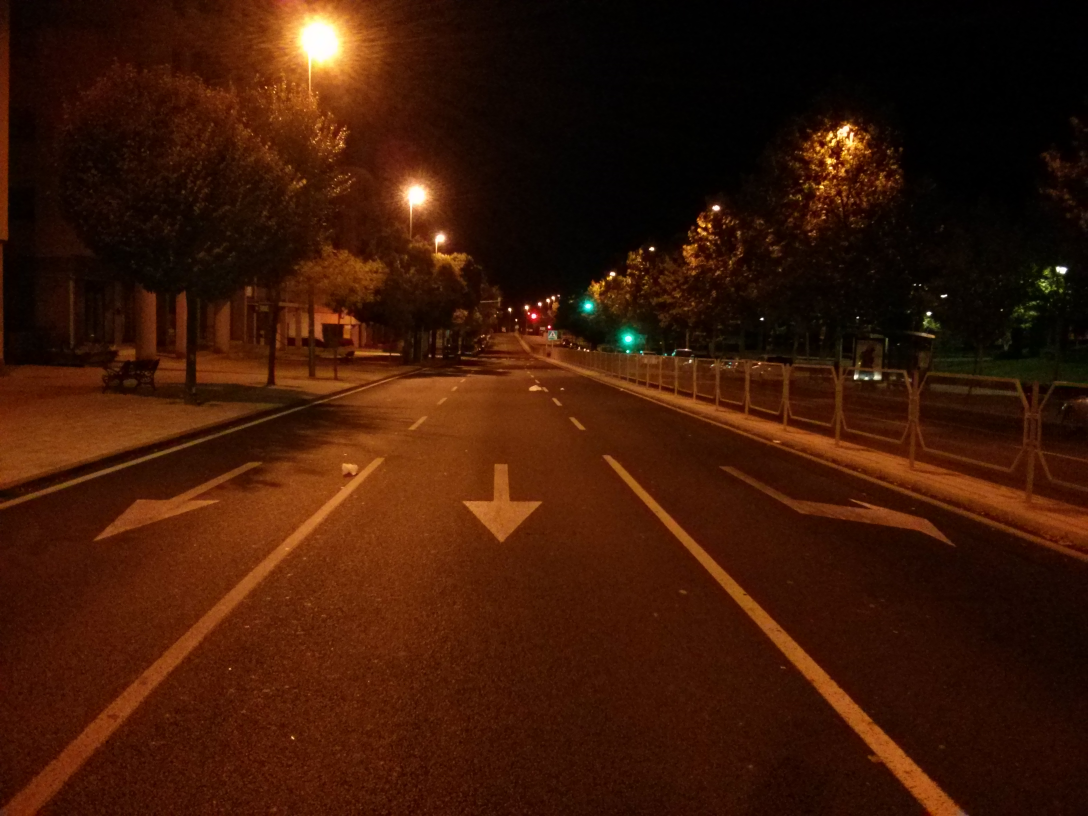
#> input picture dataset_sample/n/r1.jpg, 3264 x 2448 px, given in place of traffic.mp4, which was not available (shown at 1/3 size)
$ python test.py
#> lines starting #> are read from the running program, lines starting #| are printed output that depends on the picture

import cv2
import numpy

cap         = cv2.VideoCapture('dataset_sample/traffic.mp4')
car_cascade = cv2.CascadeClassifier('dataset_sample/classifier/cascade.xml')

while True:
    ret, img = cap.read()
#> img is the input picture: shape (2448, 3264, 3); mean B, G, R 6.6, 24.5, 61.2

    gray     = cv2.cvtColor(img, cv2.COLOR_BGR2GRAY)
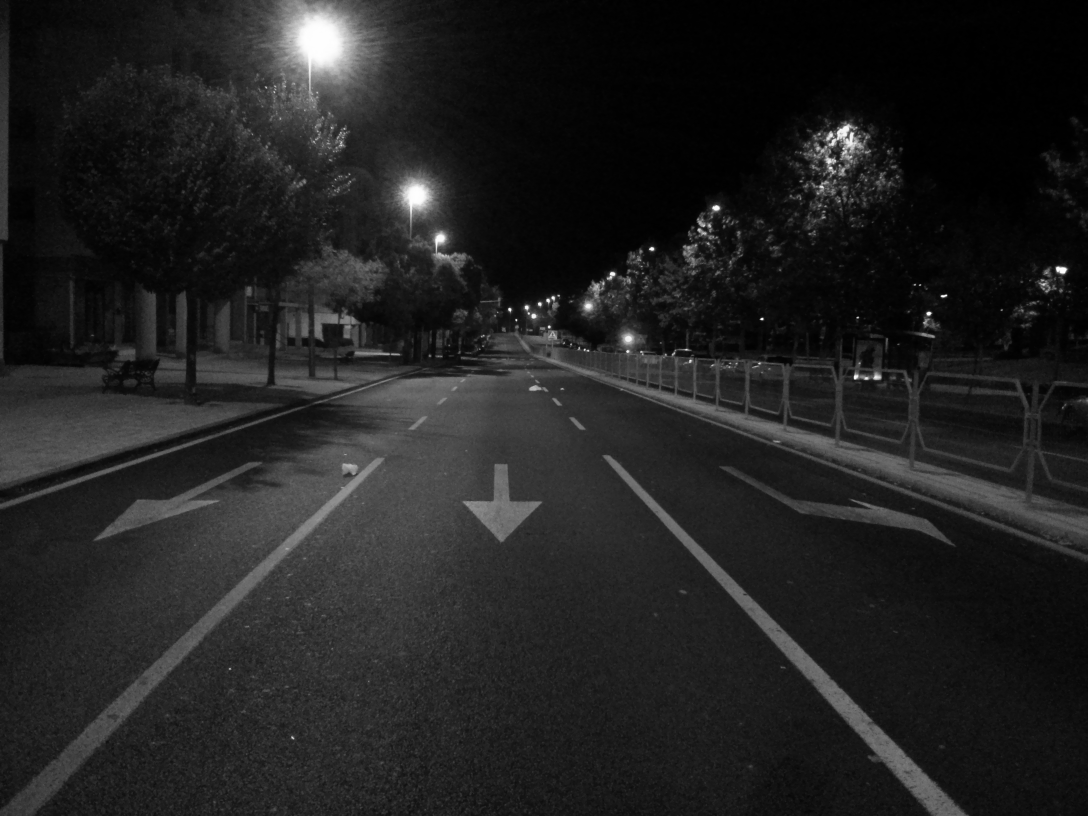
#> gray: shape (2448, 3264) (shown at 1/3 size); min 0, max 255, mean 33.4
    cars     = car_cascade.detectMultiScale(gray, 1.5, 2)
#> cars = ()

    for (x, y, w, h) in cars:
        cv2.rectangle(img, (x, y), (x + w, y + h), (225, 0, 0), 2)
#> this loop made 0 passes

    scale_percent = 60
    width         = int(img.shape[1] * scale_percent / 100)
#> width = 1958
    height        = int(img.shape[0] * scale_percent / 100)
#> height = 1468
    dim           = (width, height)
#> dim = (1958, 1468)
    resized       = cv2.resize(img, dim, interpolation = cv2.INTER_AREA)

    cv2.imshow('img', resized)
    if cv2.waitKey(20) & 0xFF == ord('q'):
#> (key q is pressed here)
        break

cap.release()
cv2.destroyAllWindows()

$ run again, on dataset_sample/n/r10.jpg
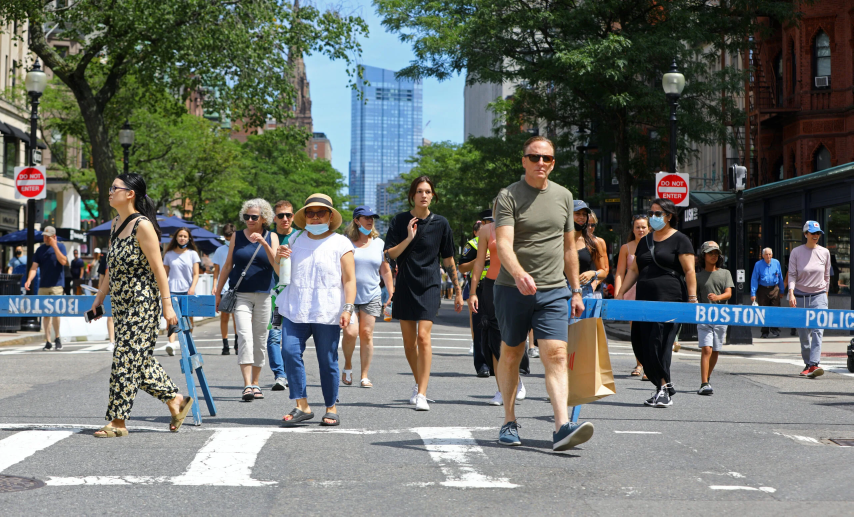
#> input picture dataset_sample/n/r10.jpg, 2560 x 1549 px, given in place of traffic.mp4, which was not available (shown at 1/3 size)
#> img is the input picture: shape (1549, 2560, 3); mean B, G, R 106.9, 112.2, 108.1
#> `gray     = cv2.cvtColor(img, cv2.COLOR_BGR2GRAY)`:
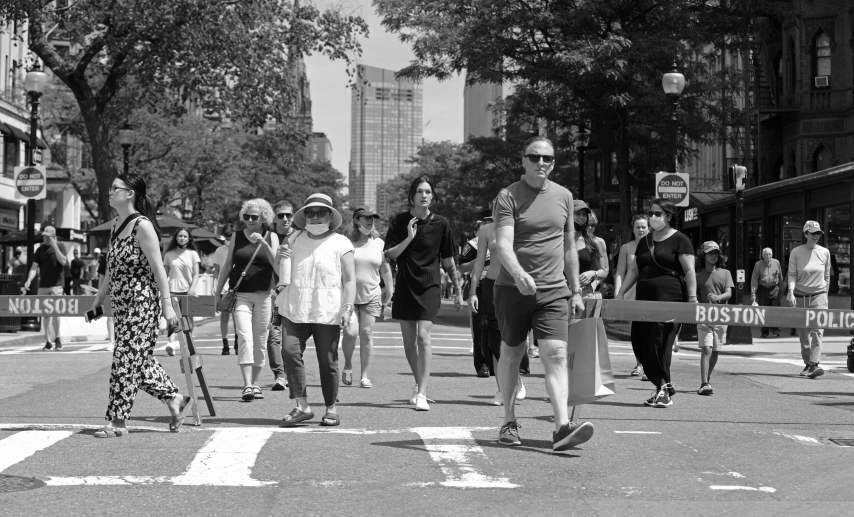
#> gray: shape (1549, 2560) (shown at 1/3 size); min 0, max 255, mean 110.4
#> cars = [[347, 469, 20, 20], [9, 965, 45, 45], [97, 1246, 68, 68]]
#> the loop `for (x, y, w, h) in cars:` made 3 passes
#> `resized       = cv2.resize(img, dim, interpolation = cv2.INTER_AREA)`:
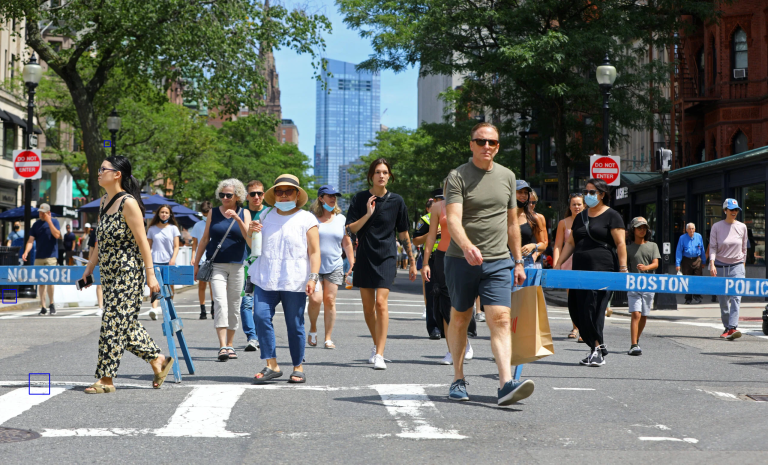
#> resized: shape (929, 1536, 3) (shown at 1/2 size); mean B, G, R 106.9, 112.2, 108

$ run again, on dataset_sample/n/r12.jpg
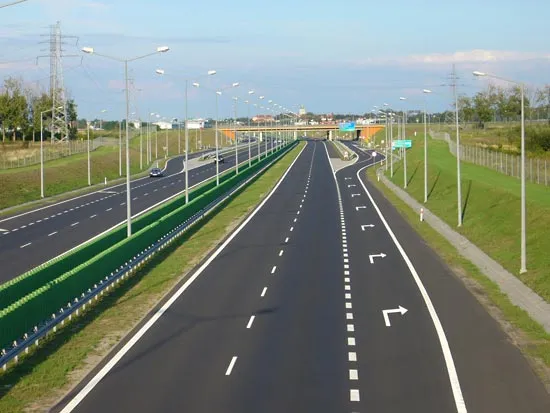
#> input picture dataset_sample/n/r12.jpg, 550 x 413 px, given in place of traffic.mp4, which was not available
#> img is the input picture: shape (413, 550, 3); mean B, G, R 122.4, 133.6, 123.4
#> `gray     = cv2.cvtColor(img, cv2.COLOR_BGR2GRAY)`:
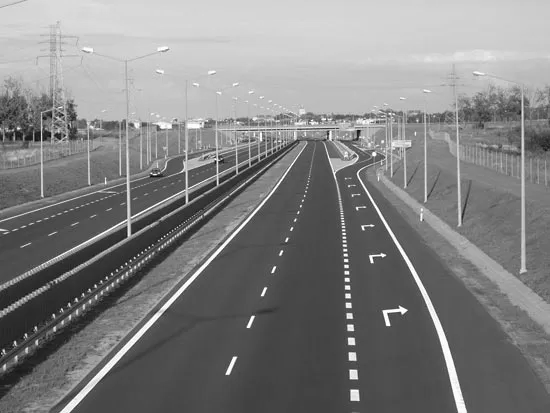
#> gray: shape (413, 550); min 7, max 255, mean 129.3
#> cars = ()
#> `resized       = cv2.resize(img, dim, interpolation = cv2.INTER_AREA)`:
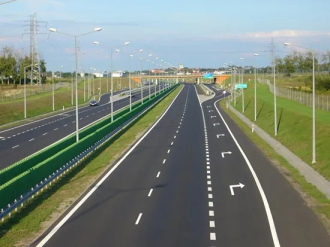
#> resized: shape (247, 330, 3); mean B, G, R 122.4, 133.6, 123.4

$ run again, on dataset_sample/n/r13.jpg
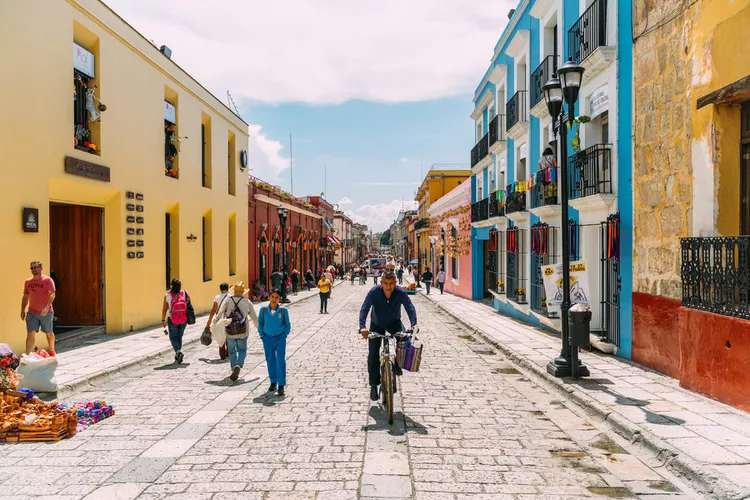
#> input picture dataset_sample/n/r13.jpg, 750 x 500 px, given in place of traffic.mp4, which was not available
#> img is the input picture: shape (500, 750, 3); mean B, G, R 143.1, 158, 173.8
#> `gray     = cv2.cvtColor(img, cv2.COLOR_BGR2GRAY)`:
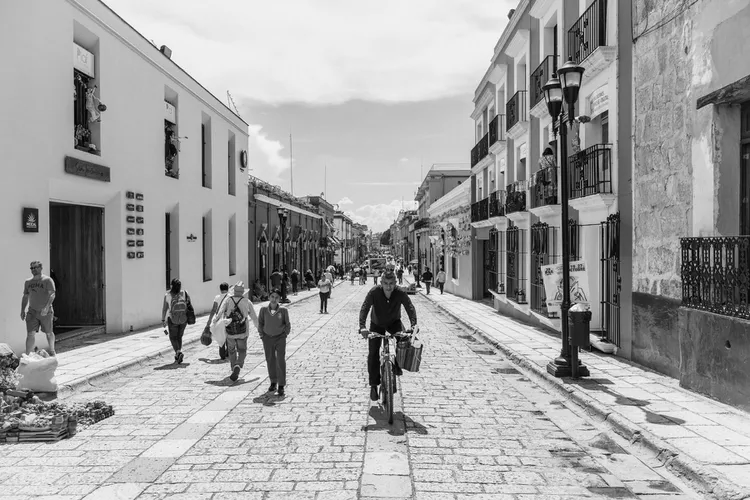
#> gray: shape (500, 750); min 0, max 255, mean 161
#> cars = ()
#> `resized       = cv2.resize(img, dim, interpolation = cv2.INTER_AREA)`:
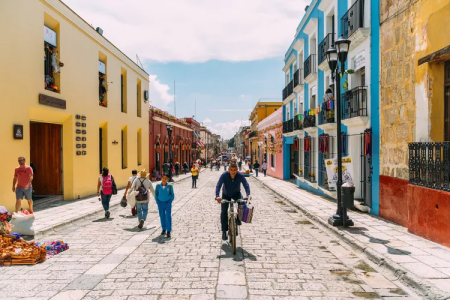
#> resized: shape (300, 450, 3); mean B, G, R 143.1, 158, 173.8
